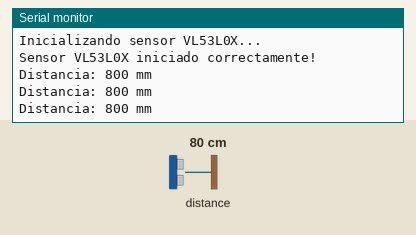
Simulated run of this sketch. Board: Arduino Uno, built with avr-gcc and run on an emulated ATmega328P. Shown: the last lines printed to the serial monitor. Inputs (shaded band) come from the test bench; at power-on: distance to the obstacle 80 cm.

Above: at 1.3 s.
1.4 s: distance to the obstacle set to 250 cm
At 2.1 s:
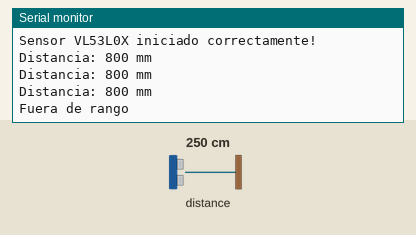
3.6 s: distance to the obstacle set to 2 cm
At 4.2 s:
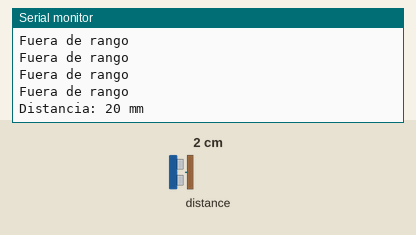

Measured:
- after the input at 1.4 s, the serial monitor: prints a new line after 0.24 s (image 1)
- after the input at 3.6 s, the serial monitor: prints a new line after 0.17 s (image 2)

The sketch:

sdistanciaLab.ino
```cpp
#include <Wire.h>
#include <Adafruit_VL53L0X.h>

// Crea el objeto del sensor
Adafruit_VL53L0X lox = Adafruit_VL53L0X();

void setup() {
  Serial.begin(9600);
  Serial.println("Inicializando sensor VL53L0X...");

  if (!lox.begin()) {
    Serial.println("Error al iniciar VL53L0X!");
    while (1);
  }
  Serial.println("Sensor VL53L0X iniciado correctamente!");
}

void loop() {
  VL53L0X_RangingMeasurementData_t measure;

  // Tomar medición
  lox.rangingTest(&measure, false);

  if (measure.RangeStatus != 4) {  // 4 fuera de rango
    Serial.print("Distancia: ");
    Serial.print(measure.RangeMilliMeter);
    Serial.println(" mm");
  } else {
    Serial.println("Fuera de rango");
  }

  delay(500); // medio s
}
```
